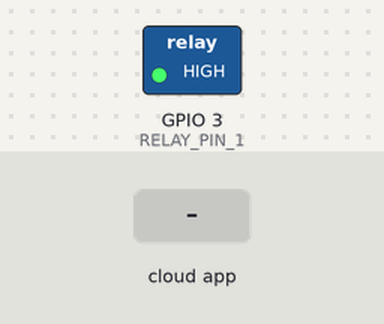
The sketch below on a simulated ESP8266 (NodeMCU). Shown: switched loads named in the sketch (green lamp = pin HIGH). Inputs (shaded band) come from the test bench. WiFi joins after 1.5 s; servers stay silent unless stated; what the sketch prints to the serial monitor is not drawn.

Above: at 2.7 s.
2.8 s: the phone or cloud app sets LAMP to 0
At 3.6 s:
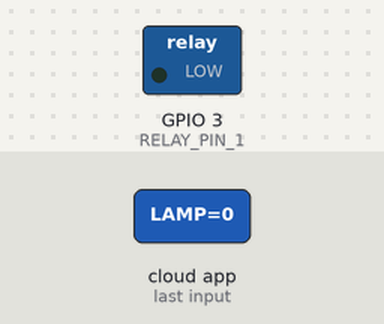
4.3 s: the phone or cloud app sets LAMP to 1
At 4.7 s:
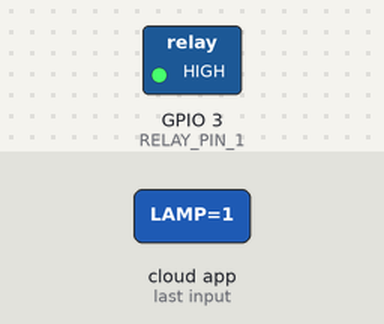
Timing chart, 0 to 7.3 s (numbered marks = the images above; inputs shaded):
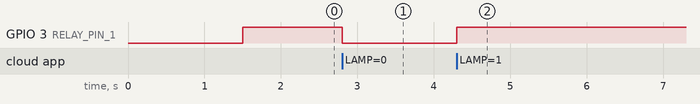

The sketch:

smarthome-alexa-esp01-singleswitch.ino
```cpp
#include <Arduino.h>
#ifdef ESP32
#include <WiFi.h>
#else
#include <ESP8266WiFi.h>
#endif
#include "fauxmoESP.h"
#include <ESP8266HTTPClient.h>
#include <WiFiClientSecure.h>


#define SERIAL_BAUDRATE     115200
#define WIFI_SSID           "XXXXXXX"
#define WIFI_PASS           "YYYYYYY"
#define DEVICE_ONE          "LAMP"
#define RELAY_PIN_1         3

const String DROID_ID = "ABCD";

//Dont touch below stuff
fauxmoESP fauxmo;
//IRsend irsend(irLed);
volatile boolean takeActionToSwitchOnDeviceOne = false;
volatile boolean takeActionToSwitchOffDeviceOne = false;
volatile int deviceValueOne = 255;

void setup() {
  //NOTE ENABLING SERIAL MONITOR MIGHT CRASH THE APPLICATION
  //Serial.begin(SERIAL_BAUDRATE);

  wifiSetup();
  fauxmoSetup();

  // Add device
  fauxmo.addDevice(DEVICE_ONE);

  // LED
  pinMode(RELAY_PIN_1, OUTPUT);
  digitalWrite(RELAY_PIN_1, HIGH);

  // Callback when a command from Alexa is received.
  fauxmo.onSetState([](unsigned char device_id, const char * device_name, bool state, unsigned char value) {
    // Just remember not to delay too much here, this is a callback, exit as soon as possible.
    Serial.printf("[MAIN] Device #%d (%s) state: %s value: %d\n", device_id, device_name, state ? "ON" : "OFF", value);
    if (strcmp(device_name, DEVICE_ONE) == 0) {
      if (state == HIGH) {
        takeActionToSwitchOnDeviceOne = true;
      } else {
        takeActionToSwitchOffDeviceOne = true;
      }
      deviceValueOne = (int) value;
    }


  });
}

void loop() {
  fauxmo.handle();

  if (takeActionToSwitchOnDeviceOne) {
    triggerDeviceOneOn();
    takeActionToSwitchOnDeviceOne = false;
  }
  if (takeActionToSwitchOffDeviceOne) {
    triggerDeviceOneOff();
    takeActionToSwitchOffDeviceOne = false;
  }

}

void triggerDeviceOneOn() {
  Serial.println("DEVICE_ONE SWITCHING ON");
  digitalWrite(RELAY_PIN_1, HIGH);
  sendSensorValueToAlexa(DEVICE_ONE, "On");
}

void triggerDeviceOneOff() {
  Serial.println("DEVICE_ONE SWITCHING OFF");
  digitalWrite(RELAY_PIN_1, LOW);
  sendSensorValueToAlexa(DEVICE_ONE, "Off");
}

void wifiSetup() {
  WiFi.mode(WIFI_STA);
  Serial.printf("[WIFI] Connecting to %s ", WIFI_SSID);
  WiFi.begin(WIFI_SSID, WIFI_PASS);
  while (WiFi.status() != WL_CONNECTED) {
    Serial.print(".");
    delay(100);
  }
  Serial.println();
  // Connected!
  Serial.printf("[WIFI] STATION Mode, SSID: %s, IP address: %s\n", WiFi.SSID().c_str(), WiFi.localIP().toString().c_str());
}

void fauxmoSetup() {
  fauxmo.createServer(true); // not needed, this is the default value
  fauxmo.setPort(80); // This is required for gen3 devices
  fauxmo.enable(true);
}

void sendSensorValueToAlexa(String name, String reading) {
  String encodedName = "";
  for (int i = 0; i < name.length(); i++) encodedName += (name.charAt(i) == ' ') ? "%20" : String(name.charAt(i));
  WiFiClientSecure client;
  client.setInsecure();
  HTTPClient https;
  String fullUrl = "https://home-automation.vadrin.com/droid/" + DROID_ID + "/upsert/intent/" + encodedName + "/reading/" + reading;
  Serial.println("Requesting " + fullUrl);
  if (https.begin(client, fullUrl)) {
    int httpCode = https.GET();
    Serial.println("============== Response code: " + String(httpCode));
    if (httpCode > 0) {
      Serial.println(https.getString());
    }
    https.end();
  } else {
    Serial.printf("[HTTPS] Unable to connect\n");
  }
}
```

Measured:
- after the input at 2.8 s, GPIO 3 (RELAY_PIN_1): HIGH → LOW at once
- after the input at 4.3 s, GPIO 3 (RELAY_PIN_1): LOW → HIGH at once
